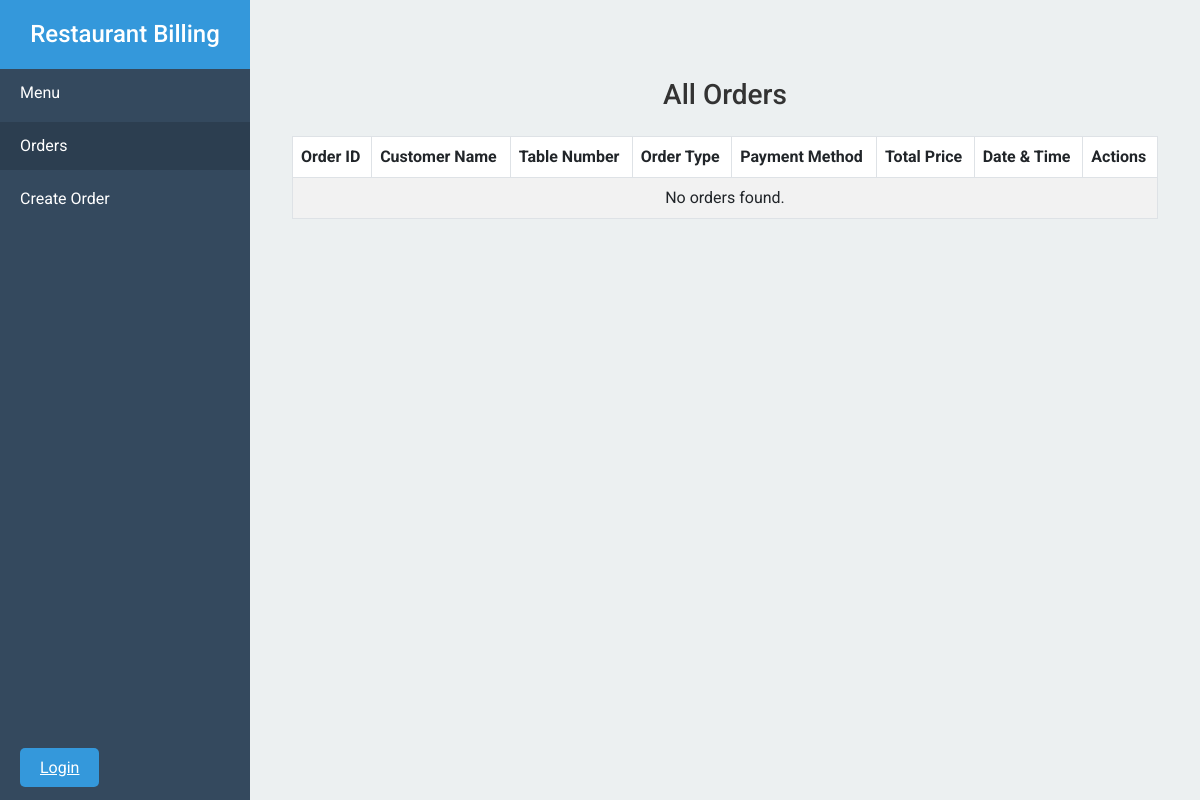
/orders/, run on an earlier commit of the app's database.
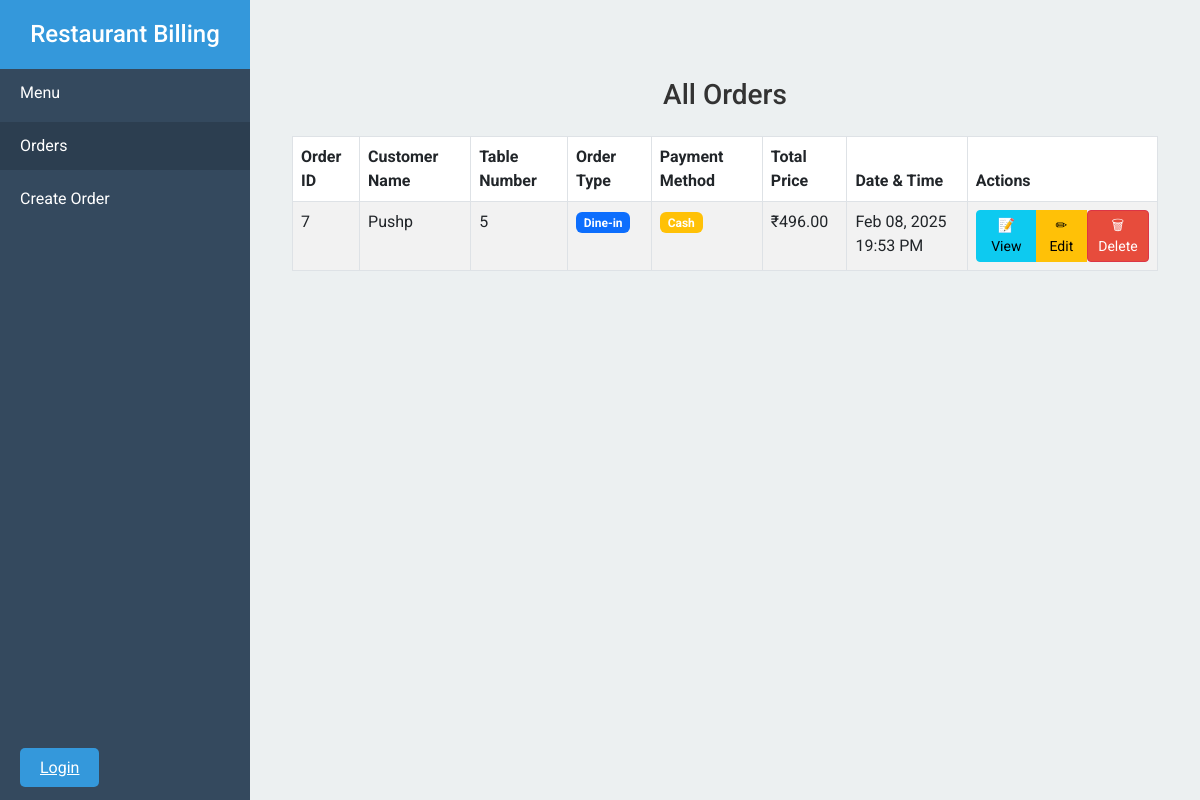
And on a later commit of the database.
### billing/models.py (models this page shows, shortened)
class Order(models.Model):
    customer_name = models.CharField(max_length=100)
    table_number = models.IntegerField(null=True, blank=True)
    order_type = models.CharField(max_length=20, choices=[('Dine-in', 'Dine-in'), ('Takeaway', 'Takeaway')])
    payment_method = models.CharField(max_length=20, choices=[('Cash', 'Cash'), ('Card', 'Card'), ('UPI', 'UPI')])
    total_price = models.DecimalField(max_digits=10, decimal_places=2, default=0)
    timestamp = models.DateTimeField(auto_now_add=True)

### billing/views.py (the view)
# urls.py: path('orders/', views.order_list, name='order_list'),
def order_list(request):
    orders = Order.objects.all().order_by('-timestamp')
    return render(request, 'billing/order_list.html', {'orders': orders})

### billing/templates/billing/order_list.html (shortened to what this page needs)
{% extends 'billing/base.html' %}
{% block content %}
<div class="container mt-5">
    <h3 class="mb-4 text-center">All Orders</h3>
    <div class="table-responsive">
        <table class="table table-striped table-bordered">
            <thead>
                <tr>
                    <th>Order ID</th>
                    <th>Customer Name</th>
                    <th>Table Number</th>
                    <th>Order Type</th>
                    <th>Payment Method</th>
                    <th>Total Price</th>
                    <th>Date & Time</th>
                    <th>Actions</th>
                </tr>
            </thead>
            <tbody>
                {% for order in orders %}
                <tr>
                    <td>{{ order.id }}</td>
                    <td>{{ order.customer_name }}</td>
                    <td>
                        {% if order.order_type == "Dine-in" %}
                            {{ order.table_number }}
                        {% else %}
                            <span class="badge bg-secondary">Parcel</span>
                        {% endif %}
                    </td>
                    <td>
                        <span class="badge {% if order.order_type == 'Dine-in' %}bg-primary{% else %}bg-success{% endif %}">
                            {{ order.order_type }}
                        </span>
                    </td>
                    <td>
                        <span class="badge {% if order.payment_method == 'Cash' %}bg-warning{% elif order.payment_method == 'Card' %}bg-info{% else %}bg-dark{% endif %}">
                            {{ order.payment_method }}
                        </span>
                    </td>
                    <td>₹{{ order.total_price }}</td>
                    <td>{{ order.timestamp|date:"M d, Y H:i A" }}</td>
                    <td>
                        <div class="btn-group" role="group">
                            <a href="{% url 'order_summary' order.id %}" class="btn btn-info btn-sm">📝 View</a>
                            <a href="{% url 'edit_order' order.id %}" class="btn btn-warning btn-sm">✏ Edit</a>
                            <form action="{% url 'delete_order' order.id %}" method="POST" class="d-inline">
                                <button type="submit" class="btn btn-danger btn-sm" onclick="return confirm('Are you sure you want to delete this order?');">
                                    🗑 Delete
                                </button>
                            </form>
                        </div>
                    </td>
                </tr>
                {% empty %}
                <tr>
                    <td colspan="8" class="text-center">No orders found.</td>
                </tr>
                {% endfor %}
            </tbody>
        </table>
    </div>
</div>
{% endblock %}

What changed in the data, as far as the page shows it:
added Order: id "7", customer_name "Pushp", table_number "5", order_type "Dine-in", payment_method "Cash", total_price "496.00", timestamp "Feb 08, 2025 19:53 PM"
Also different on the page:
text no longer shown: "No orders found."
